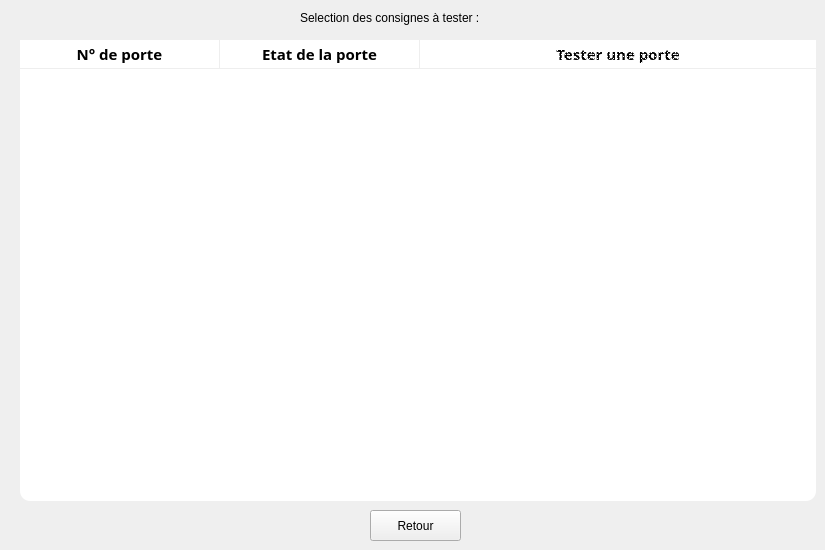
   <widget class="QWidget" name="page_2">
    <widget class="QLabel" name="label_2">
     <property name="geometry">
      <rect>
       <x>300</x>
       <y>10</y>
       <width>261</width>
       <height>16</height>
      </rect>
     </property>
     <property name="text">
      <string>Selection des consignes à tester :</string>
     </property>
    </widget>
    <widget class="QTreeWidget" name="TW_BoxesView_Test">
     <property name="geometry">
      <rect>
       <x>20</x>
       <y>40</y>
       <width>796</width>
       <height>461</height>
      </rect>
     </property>
     <property name="minimumSize">
      <size>
       <width>796</width>
       <height>0</height>
      </size>
     </property>
     <property name="maximumSize">
      <size>
       <width>796</width>
       <height>16777215</height>
      </size>
     </property>
     <property name="palette">
      <palette>
       <active>
        <colorrole role="WindowText">
         <brush brushstyle="SolidPattern">
          <color alpha="255">
           <red>0</red>
           <green>0</green>
           <blue>0</blue>
          </color>
         </brush>
        </colorrole>
        <colorrole role="Button">
         <brush brushstyle="SolidPattern">
          <color alpha="255">
           <red>255</red>
           <green>255</green>
           <blue>255</blue>
          </color>
         </brush>
        </colorrole>
        <colorrole role="Text">
         <brush brushstyle="SolidPattern">
          <color alpha="255">
           <red>0</red>
           <green>0</green>
           <blue>0</blue>
          </color>
         </brush>
        </colorrole>
        <colorrole role="ButtonText">
         <brush brushstyle="SolidPattern">
          <color alpha="255">
           <red>0</red>
           <green>0</green>
           <blue>0</blue>
          </color>
         </brush>
        </colorrole>
        <colorrole role="Base">
         <brush brushstyle="SolidPattern">
          <color alpha="255">
           <red>255</red>
           <green>255</green>
           <blue>255</blue>
          </color>
         </brush>
        </colorrole>
        <colorrole role="Window">
         <brush brushstyle="SolidPattern">
          <color alpha="255">
           <red>255</red>
           <green>255</green>
           <blue>255</blue>
          </color>
         </brush>
        </colorrole>
       </active>
       <inactive>
        <colorrole role="WindowText">
         <brush brushstyle="SolidPattern">
          <color alpha="255">
           <red>0</red>
           <green>0</green>
           <blue>0</blue>
          </color>
         </brush>
        </colorrole>
        <colorrole role="Button">
         <brush brushstyle="SolidPattern">
          <color alpha="255">
           <red>255</red>
           <green>255</green>
           <blue>255</blue>
          </color>
         </brush>
        </colorrole>
        <colorrole role="Text">
         <brush brushstyle="SolidPattern">
          <color alpha="255">
           <red>0</red>
           <green>0</green>
           <blue>0</blue>
          </color>
         </brush>
        </colorrole>
        <colorrole role="ButtonText">
         <brush brushstyle="SolidPattern">
          <color alpha="255">
           <red>0</red>
           <green>0</green>
           <blue>0</blue>
          </color>
         </brush>
        </colorrole>
        <colorrole role="Base">
         <brush brushstyle="SolidPattern">
          <color alpha="255">
           <red>255</red>
           <green>255</green>
           <blue>255</blue>
          </color>
         </brush>
        </colorrole>
        <colorrole role="Window">
         <brush brushstyle="SolidPattern">
          <color alpha="255">
           <red>255</red>
           <green>255</green>
           <blue>255</blue>
          </color>
         </brush>
        </colorrole>
       </inactive>
       <disabled>
        <colorrole role="WindowText">
         <brush brushstyle="SolidPattern">
          <color alpha="255">
           <red>0</red>
           <green>0</green>
           <blue>0</blue>
          </color>
         </brush>
        </colorrole>
        <colorrole role="Button">
         <brush brushstyle="SolidPattern">
          <color alpha="255">
           <red>255</red>
           <green>255</green>
           <blue>255</blue>
          </color>
         </brush>
        </colorrole>
        <colorrole role="Text">
         <brush brushstyle="SolidPattern">
          <color alpha="255">
           <red>0</red>
           <green>0</green>
           <blue>0</blue>
          </color>
         </brush>
        </colorrole>
        <colorrole role="ButtonText">
         <brush brushstyle="SolidPattern">
          <color alpha="255">
           <red>0</red>
           <green>0</green>
           <blue>0</blue>
          </color>
         </brush>
        </colorrole>
        <colorrole role="Base">
         <brush brushstyle="SolidPattern">
          <color alpha="255">
           <red>255</red>
           <green>255</green>
           <blue>255</blue>
          </color>
         </brush>
        </colorrole>
        <colorrole role="Window">
         <brush brushstyle="SolidPattern">
          <color alpha="255">
           <red>255</red>
           <green>255</green>
           <blue>255</blue>
          </color>
         </brush>
        </colorrole>
       </disabled>
      </palette>
     </property>
     <property name="font">
      <font>
       <family>Sans Serif</family>
       <pointsize>14</pointsize>
       <weight>50</weight>
       <italic>false</italic>
       <bold>false</bold>
      </font>
     </property>
     <property name="styleSheet">
      <string notr="true">QTreeView{
	border-radius:10px;
	background-color: rgb(255, 255, 255);
}

QTreeView::item{
	background-color: rgb(255, 255, 255);
}

QTreeView QHeaderView::section{
	background-color: rgb(255, 255, 255);
	height:28px;
	border-top:0px solid grey;
	border-right:1px solid rgb(238, 238, 238);
	border-bottom:1px solid rgb(238, 238, 238);
   
}

QTreeView QHeaderView::section:last{
	border-top:0px solid grey;
	border-right:0px solid rgb(238, 238, 238);
	border-bottom:1px solid rgb(238, 238, 238);
}



QScrollBar::add-line:vertical {

    background: grey;
    height: 28px;
    subcontrol-position: bottom;
    subcontrol-origin: margin;
}

QScrollBar::sub-line:vertical {
    background: grey;
    height: 28px;
    subcontrol-position: top;
    subcontrol-origin: margin;
}
QScrollBar::up-arrow:vertical{
  
  width: 0; height: 0;
  bottom:7px;
  border: 12px solid transparent;
  border-top-color: transparent;
  border-right-color: grey;
  border-bottom-color: white;
  border-left-color: grey;

}

QScrollBar:down-arrow:vertical{
  width: 0; height: 0;
  top:7px;
  border: 12px solid transparent;
  border-bottom-color: transparent;
  border-right-color: grey;
  border-top-color: white;
  border-left-color: grey;
}

QScrollBar::vertical{
	border-radius:10px ;
	padding-top:25px;
	padding-bottom:25px;
	border:3px solid grey;
    width:60px;	
/*	margin:22 0 22 0 ;*/
    background: rgb(195, 195, 195);  
	
}

QScrollBar::handle:vertical{
	border-radius: 10px;
	border: 2px solid white;
	min-height: 40px;
    min-width:2px;
    max-height: 40px;
    max-width:2px;		
    margin: 2px;
	background: white;
   
}
QScrollBar::add-page:vertical, QScrollBar::sub-page:vertical {
    background: none;
}
</string>
     </property>
     <property name="verticalScrollBarPolicy">
      <enum>Qt::ScrollBarAsNeeded</enum>
     </property>
     <property name="horizontalScrollBarPolicy">
      <enum>Qt::ScrollBarAlwaysOff</enum>
     </property>
     <property name="autoScroll">
      <bool>true</bool>
     </property>
     <property name="autoScrollMargin">
      <number>16</number>
     </property>
     <property name="editTriggers">
      <set>QAbstractItemView::NoEditTriggers</set>
     </property>
     <property name="showDropIndicator" stdset="0">
      <bool>false</bool>
     </property>
     <property name="selectionMode">
      <enum>QAbstractItemView::NoSelection</enum>
     </property>
     <property name="textElideMode">
      <enum>Qt::ElideMiddle</enum>
     </property>
     <property name="verticalScrollMode">
      <enum>QAbstractItemView::ScrollPerPixel</enum>
     </property>
     <property name="animated">
      <bool>true</bool>
     </property>
     <property name="allColumnsShowFocus">
      <bool>true</bool>
     </property>
     <attribute name="headerDefaultSectionSize">
      <number>200</number>
     </attribute>
     <attribute name="headerHighlightSections">
      <bool>true</bool>
     </attribute>
     <attribute name="headerMinimumSectionSize">
      <number>200</number>
     </attribute>
     <column>
      <property name="text">
       <string>N° de porte</string>
      </property>
      <property name="font">
       <font>
        <pointsize>11</pointsize>
        <weight>75</weight>
        <bold>true</bold>
       </font>
      </property>
      <property name="textAlignment">
       <set>AlignHCenter|AlignVCenter|AlignCenter</set>
      </property>
      <property name="background">
       <color>
        <red>203</red>
        <green>203</green>
        <blue>203</blue>
       </color>
      </property>
     </column>
     <column>
      <property name="text">
       <string>Etat de la porte</string>
      </property>
      <property name="font">
       <font>
        <pointsize>11</pointsize>
        <weight>75</weight>
        <bold>true</bold>
       </font>
      </property>
      <property name="textAlignment">
       <set>AlignHCenter|AlignVCenter|AlignCenter</set>
      </property>
      <property name="background">
       <color>
        <red>203</red>
        <green>203</green>
        <blue>203</blue>
       </color>
      </property>
     </column>
     <column>
      <property name="text">
       <string>Tester une porte</string>
      </property>
      <property name="font">
       <font>
        <pointsize>11</pointsize>
        <weight>75</weight>
        <bold>true</bold>
       </font>
      </property>
      <property name="textAlignment">
       <set>AlignHCenter|AlignVCenter|AlignCenter</set>
      </property>
      <property name="background">
       <color>
        <red>203</red>
        <green>203</green>
        <blue>203</blue>
       </color>
      </property>
      <property name="foreground">
       <brush brushstyle="Dense2Pattern">
        <color alpha="255">
         <red>0</red>
         <green>0</green>
         <blue>0</blue>
        </color>
       </brush>
      </property>
     </column>
    </widget>
    <widget class="QPushButton" name="B_ReturnDoorsManager">
     <property name="geometry">
      <rect>
       <x>370</x>
       <y>510</y>
       <width>91</width>
       <height>31</height>
      </rect>
     </property>
     <property name="text">
      <string>Retour</string>
     </property>
    </widget>
   </widget>
